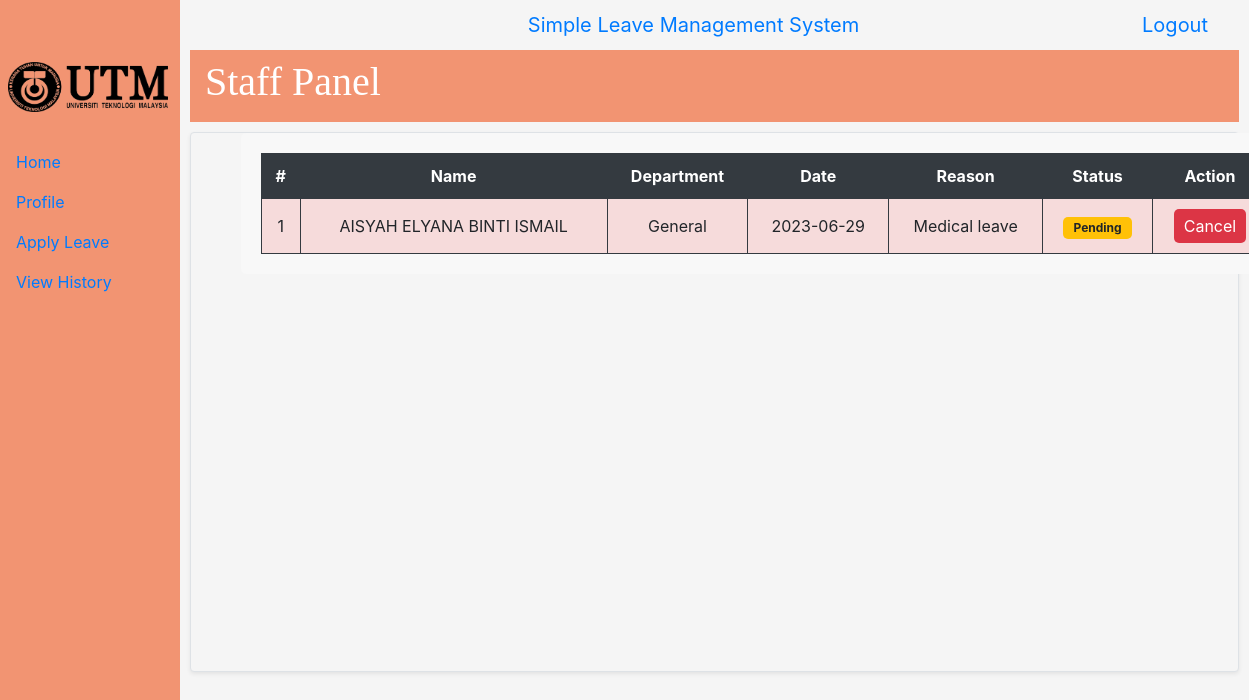
The app's page /staff/viewhistory.php (signed in) with its own data.
### tables this page shows
CREATE TABLE `leaves` (
  `leaveID` int(100) NOT NULL,
  `name` varchar(255) NOT NULL,
  `email` varchar(255) NOT NULL,
  `dID` varchar(255) NOT NULL,
  `leavedate` date NOT NULL,
  `leavereason` varchar(255) NOT NULL,
  `status` int(1) NOT NULL,
  `numDay` int(30) NOT NULL
);

CREATE TABLE `department` (
  `departmentID` varchar(5) NOT NULL,
  `dName` varchar(30) NOT NULL
);

### staff/viewhistory.php (the view, shortened to what this page needs)
<?php
    include('include/head.php');
    $id = $_SESSION['id'];
    $sql = "SELECT * FROM users WHERE userID = '".$id."'";
    mysqli_select_db($conn, "simpleleavedb");
    $result = mysqli_query($conn, $sql);
    $row3 = mysqli_fetch_assoc($result);
?>
<!DOCTYPE html>
<html>
<head>
</head>
<body>
		<div class="side-navbar active-nav d-flex justify-content-between flex-wrap flex-column" >
			<ul class="nav flex-column text-white w-100">
				<a href="#" class="nav-link h3 text-white my-2"></a>
				<img src="img/logo-utm.png" alt="logo-utm" width="160px" height="50px" style="margin-left:8px; margin-bottom:30px; margin-top:30px;">
				<li href="#" class="nav-link">
					<a href="dashboard.php" class="nav-brand ">Home</a>
				</li>
				<li href="profile.php" class="nav-link">
					<a href="profile.php" class="navbar-link">Profile</a>
				</li>
				<li href="#" class="nav-link">
					<a href="applyleave.php" class="navbar-link">Apply Leave</a>
				</li>
				<li href="#" class="nav-link">
					<a href="viewhistory.php" class="navbar-link">View History</a>
				</li>
			</ul>
		</div>
		<nav class="navbar navbar-toggleable-sm navbar-inverse p-0">
			<div class="container" style="margin-left: 190px; margin-right: 10px; height:50px">
				<button class="navbar-toggler">
					<span class="navbar-toggler-icon"></span>
				</button>
					<a href="dashboard.php" class="navbar-brand ">Simple Leave Management System</a>
					<a href="../logout.php" class="navbar-brand ">Logout</a>
			</div>
		</nav>
		<header id="margin-l" class="header py-2 text-white" style=" font-family: 'Didact Gothic'; background-color: #F29472; margin-right:10px;">
			<div class="container">
				<div class="row ">
					<div class="col-md-5">
						<h1><i class="fa fa-user-secret"></i> Staff Panel </h1>
					</div>
				</div>
			</div>
		</header>
		<section class="mb-2 bg-faded border shadow-sm rounded" style="margin-top:10px; margin-left: 190px; margin-right: 10px; height:540px; background-color:whitesmoke">
			<div class="container" style="margin-left:50px;">
				<div class="row justify-content-between report-form">
					<table>
						<thead>
							<tr>
								<th>#</th>
								<th>Name</th>
								<th>Department</th>
								<th>Date</th>
								<th>Reason</th>
								<th>Status</th>
								<th>Action</th>
							</tr>
						</thead>
						<tbody>
							<?php
							$leaveHistorySQL = "SELECT *
												FROM leaves
												INNER JOIN department
												ON leaves.dID = department.departmentID
												WHERE email = '".$row3['email']."'";
							mysqli_select_db($conn, "simpleleavedb");
							$leaveHistoryResult = mysqli_query($conn, $leaveHistorySQL);
							$cnt = 1;
							while ($leave = mysqli_fetch_assoc($leaveHistoryResult)) {
								echo "<tr>";
								echo "<td>".$cnt."</td>";
								echo "<td>".$leave['name']."</td>";
								echo "<td>".$leave['dName']."</td>";
								echo "<td>".$leave['leavedate']."</td>";
								echo "<td>".$leave['leavereason']."</td>";
								echo "<td>";
								if ($leave['status'] == 0) {
									echo "<span class='badge badge-warning'>Pending</span>";
								} else {
									echo "<span class='badge badge-success'>Approved</span>";
								}
								echo "</td>";
								echo "<td>";
								if ($leave['status'] == 0)
								{
									echo "<a href='cancel_leave.php?id=".$leave['leaveID']."' class='cancel-button'>Cancel</a>";
								}
								echo "</td>";
								echo "</tr>";
								$cnt++;
							}
							?>
						</tbody>
					</table>
				</div>
			</div>
		</section>
</body>
</html>

### staff/include/head.php (style rules this page uses)
body { background-color: whitesmoke; }
.side-navbar { width: 180px; height: 100%; position: fixed; margin-left:-300px; background-color:#F29472; transition: 0.5s; }
.active-nav { margin-left: 0; }
#margin-l { margin-left:190px }

### staff/viewhistory.php (style rules this page uses)
.report-form { background-color: #F8F8F8; border-radius: 5px; padding: 20px; margin-bottom: 30px; }
.report-form table { width: 100%; background-color: #f6dbdb; border-collapse: collapse; }
.report-form table thead th { background-color: #343A40; color: #FFFFFF; padding: 10px; text-align: center; border: 1px solid #343A40; }
.report-form table tbody td { padding: 10px; text-align: center; border: 1px solid #343A40; }
.report-form .badge { padding: 5px 10px; border-radius: 5px; }
.cancel-button { display: inline-block; padding: 5px 10px; background-color: #DC3545; color: #FFFFFF; border-radius: 5px; text-decoration: none; }

### records on screen
leaves: name "AISYAH ELYANA BINTI ISMAIL", department.dName "General", leavedate "2023-06-29", leavereason "Medical leave", status "Pending"
